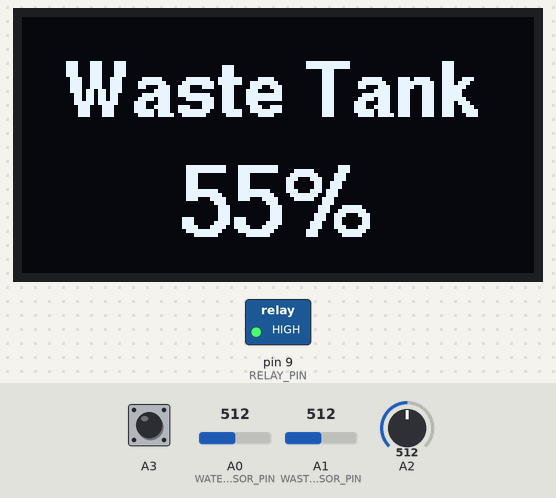
Simulated run of this sketch. Board: Arduino Nano, built with avr-gcc and run on an emulated ATmega328P. On the bench: 128×64 one-colour display, switched loads named in the sketch (green lamp = pin HIGH). Inputs (shaded band) come from the test bench; at power-on: A2 = 512, A0 (WATER_SENSOR_PIN) = 512, A1 (WASTE_SENSOR_PIN) = 512, A3 HIGH.

Above: at 1.7 s.
At 7.0 s:
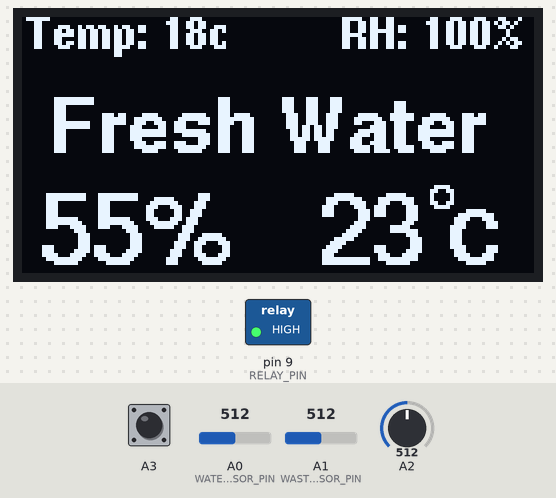
7.1 s: A2 set to 855
At 16.2 s:
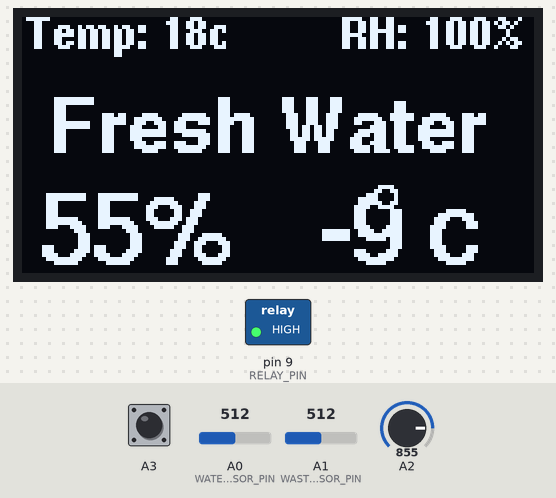
16.5 s: A2 set to 884
21.0 s: A0 (WATER_SENSOR_PIN) set to 318
At 31.0 s:
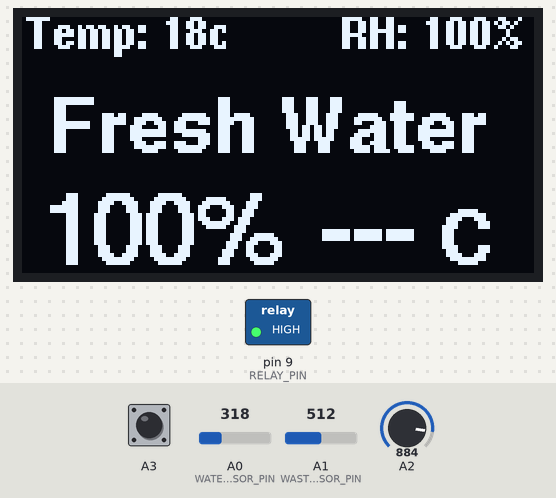
Timing chart, 0 to 32.5 s (numbered marks = the images above; inputs shaded):
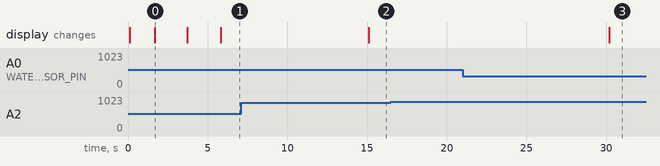

Measured:
- after the input at 7.1 s, the display: changes after 8.0 s (image 2)
- after the input at 16.5 s, every drawn part: stays the same
- after the input at 21.0 s, the display: changes after 9.2 s (image 3)
- what the display in image 0 shows lasts 2.0 s, from 1.7 s to 3.7 s

The sketch:

Watermeter.ino
```cpp
/*

********* Initial setup *********

When setting up connect a 100 Ohm resistor in place of the waste and water tank senders.
Adjust the 2 potentiometers until the readings for the tanks are 55% - you will then be close for when you connect up the senders, which you should test on the bench beforehand.
Connect water and waste float senders on the appropriate terminals. Polarity not important.
You will need a reset switch. In my case there was an existing button on the switch panel that I repurposed.

 ********* Parts list **************
 VR1 - 500 Ohm multi-turn pot (Water adjustment) Adjust so you get 100% when sender is at the top and make sure you get 0% at bottom.
 VR2 - 500 Ohm multi-turn pot (Waste adjustment) Adjust so you get 100% when sender is at the top and make sure you get 0% at bottom.
 LED1 & LED2 - Optional - LED's dont do anything at the moment but are programmable via D11 & D12. Eg: turn LED on when waste is getting above 70%
 R1 - 220 Ohm (Optional for LED)
 R2 - 220 Ohm (Optional for LED)
 R3 - 1K (For switching relay)
 R4 - 47K (Voltage divider)
 R5 - 10K (Voltage divider)
 R6, R9, R10 - 10K
 D1 - 1N4007
 D2 - 1N4007
 Q1 - BC337 (For switching relay)
 C1, C2 - 0.1uF, for smoothing the regulator. Exact value not too important
 C4,C5,C6 - 0.1uF, for debouncing rotary encoder. Exact value not too important
 Fuse - Resetable 1A fuse. ebay - PPTC radial lead polyswitch. 1A.
 Arduino - Use "Ardunio Every" this model has more memory than a Nano.
 DC-DC: 12v->9V regulator.  Arduino needs 7v minimum to correctly provide 5v on the 5v pin
 Display - 1.3" OLED eg: https://www.ebay.co.uk/itm/203653375472?var=504969017093 Any other brand of OLED is fine. 1.3" fits the panel cover. Uses the SH1106 driver.
 Display wiring: PCB: Pin1=VCC, Pin2=0v, Pin3=SCL, Pin4=n/c, Pin5=SDA. You need to make a suitable cable. Pin4 is not connected and is designed to be a 'key' so the connector can't be put on incorrectly.
 The cable is called a dupont cable. Order a 5way female to female and modify to suit.
 Voltage Meter 0-15 V DC Analog Panel VoltMeter - only needed for the case to mount the OLED: https://www.ebay.co.uk/itm/166528946897 buy this and pull out the innards.
 Relay - OMRON_G5V-2. 5v
 Thermistor - For hot water tank. Need to measure resistance at 3 different temeratures and enter into this calculator: https://www.thinksrs.com/downloads/programs/therm%20calc/ntccalibrator/ntccalculator.html
 Thermistor - Enter values from website into line 62-64.
 Thermistor - connect 2 leads on water temp terminal. Orientation not important.
 Header pins for Arduino, Display, Rotary encoder, etc: 2.54mm Breakaway Male Header for PCB. Cut to length required.
 For connecting the sensors and power: KF128 2.54mm Pitch Mini Terminal Block. 1x6P & 1x8P.
 2x 100 ohm resistors for initial setup.

 ********* End Parts list **************

*/

#include <Arduino.h>
#include <U8g2lib.h>
#include <Wire.h>
#include <avr/sleep.h>

/*
 Test your thermistor at different temeratures to obtain the resistance
 enter resistance into Steinhart-Hart Equation to obtain values

 Aliexpress black 2 pin thermister

 9c = 18.17k -0.9002845230e-3
 20c = 11.39k 5.437476163e-4
 59c = 3.36k -9.416539500e-7
*/

double c1 = -0.9002845230E-03;  //Steinhart-Hart Equation coefficients.
double c2 = 5.437476163E-04;
double c3 = -9.416539500E-07;

double tankTemperature = 0;
double logRt, Rt;
int Vo;            // Integer value of voltage reading
double R = 10000;  // Fixed resistance in the voltage divider R9


const int WATER_SENSOR_PIN = A0;
const int WASTE_SENSOR_PIN = A1;
int sensorTankValue0 = 0;
int sensorTankValue1 = 0;
const int SENSOR_THRESHOLD = 10; // When checking for missing float sensors
const int SENSOR_READING_MIN = 328;
const int SENSOR_READING_MAX = 1023;
const int SCREEN_UPDATE_INTERVAL = 10;
//const int SCREEN_OFF_DELAY = 60000;  // 60000 = 1 minute in milliseconds
int RELAY_PIN = 9;                     //Pin 9 to control relay.
char DEGREE_SYMBOL[] = { 0xB0, '\0' };
U8G2_SH1106_128X64_NONAME_F_HW_I2C u8g2(U8G2_R0, /* reset=*/U8X8_PIN_NONE);

int VoltagePin = A6;
float vout = 0.0;
float vin = 0.0;

float R4 = 47000.0; //
float R5 = 10000.0; //
int value = 0;

int waterTankValue = 0;
int wasteTankValue = 0;
int tankConfig = 0;
int runTime = 20; // 20 Minutes before screen shuts off
int tankUpdateInterval = 15; //15 seconds between tank percentage updates
int sumpUpdateInterval = 60; //60 seconds between shower sump checks
unsigned long previousTankUpdateTime = 0;
unsigned long previousSumpUpdateTime = 0;

unsigned long relayCloseTime = 0;
const unsigned long RELAY_SETTLE_DELAY = 1500;  // 1.5 second delay
unsigned long previousMillis = 0;
const unsigned long interval = 20;


void setup() {

  Serial.begin(9600);
  u8g2.begin();
  pinMode(VoltagePin, INPUT); //Voltage reading pin
  pinMode(A0, INPUT_PULLUP);
  pinMode(A1, INPUT_PULLUP);
  pinMode(RELAY_PIN, OUTPUT);
  readSupplyVoltage();
  digitalWrite(RELAY_PIN, HIGH);
  relayCloseTime = millis();

    while (millis() - relayCloseTime < RELAY_SETTLE_DELAY) {
        /*
        Need to pause since relay has just closed and sensor will not be read properly without the delay.
        Delay also allows voltage to be displayed for a short time before being overwritten
        */
    }
  checkWaterSensors();
  updateWaste();
  startupCheckShowerSump();
  updateHotWaterTemp();
  updateWater();  //Needed for the first run otherwise main screen is delayed by update period.
}

void loop() {
  // Check if it's time to check the tank
  if (millis() - previousTankUpdateTime >= tankUpdateInterval * 1000UL) {
    updateHotWaterTemp();
    updateWater();
    previousTankUpdateTime = millis();
  }

  // Check if it's time to check the shower sump
  if (millis() - previousSumpUpdateTime >= sumpUpdateInterval * 1000UL) {
    checkShowerSump();
    previousSumpUpdateTime = millis();
  }

  // Check if it's time to turn off the screen
  if (millis() > runTime * 60000UL) {
    sleep();
  }
}


double updateHotWaterTemp() {

  static bool firstReadDone = false;
    if (!firstReadDone) {
        Vo = 1024 - analogRead(A2); // First read to stabilize
        previousMillis = millis();
        firstReadDone = true;
    }

    if (millis() - previousMillis >= interval) {
        Vo = 1024 - analogRead(A2);
        firstReadDone = false;  // Reset for next call
    }

  //Serial.println(Vo);         // Read thermister voltage
  Rt = R * (1024 / (float)Vo - 1.0);  // Calculate thermister resistance
  logRt = log(Rt);
  tankTemperature = (1.0 / (c1 + c2 * logRt + c3 * logRt * logRt * logRt));  // Apply Steinhart-Hart equation.
  return tankTemperature;
}

// To check if the sensors are connected upon startup.
void checkWaterSensors(){
  sensorTankValue0 = analogRead(WATER_SENSOR_PIN);
  sensorTankValue1 = analogRead(WASTE_SENSOR_PIN);

  bool waterSensorNotConnected = (sensorTankValue0 < SENSOR_THRESHOLD);
  bool wasteSensorNotConnected = (sensorTankValue1 < SENSOR_THRESHOLD);

  if (waterSensorNotConnected) {
    displayMessage("Water Sensor");
  }

  if (wasteSensorNotConnected) {
    displayMessage("Waste Sensor");
  }

 if (waterSensorNotConnected || wasteSensorNotConnected) {
    delay(2000);  // Optional final delay before resuming normal operation
  }


}

void displayMessage(const char* sensorType) {
  u8g2.clearBuffer();
  u8g2.setFont(u8g2_font_helvB12_tf);
  u8g2.setCursor(10, 25);
  u8g2.print(sensorType);
  u8g2.setCursor(2, 55);
  u8g2.print("Not Connected");
  u8g2.sendBuffer();
  delay(3000); // fix blocking code
}


void checkShowerSump() {
  pinMode(A3, INPUT_PULLUP);
  if (!digitalRead(A3)) {
    u8g2.clearBuffer();
    u8g2.setFont(u8g2_font_helvB14_tf);
    u8g2.setCursor(2, 25);
    u8g2.print("Shower Sump");
    u8g2.setFont(u8g2_font_helvB18_tf);
    u8g2.setCursor(35, 55);
    u8g2.print("FULL");
    u8g2.sendBuffer();
    delay(5000);  //If sump is full display message for 5 seconds. Fix blocking code.
  }
}

void startupCheckShowerSump() {
  pinMode(A3, INPUT_PULLUP);
  if (!digitalRead(A3)) {
    u8g2.clearBuffer();
    u8g2.setFont(u8g2_font_helvB14_tf);
    u8g2.setCursor(2, 25);
    u8g2.print("Shower Sump");
    u8g2.setFont(u8g2_font_helvB18_tf);
    u8g2.setCursor(35, 55);
    u8g2.print("FULL");
    u8g2.sendBuffer();
    delay(5000);  //If sump is full display message for 5 seconds. Fix blocking code
  }
  else
  {
    u8g2.clearBuffer();
    u8g2.setFont(u8g2_font_helvB14_tf);
    u8g2.setCursor(2, 25);
    u8g2.print("Shower Sump");
    u8g2.setFont(u8g2_font_helvB18_tf);
    u8g2.setCursor(45, 55);
    u8g2.print("OK");
    u8g2.sendBuffer();
    delay(2000); // Fix blocking code
  }
}

void readSupplyVoltage(){

    static bool firstReadDone = false;

    if (!firstReadDone) {
        value = analogRead(VoltagePin);// First read to stabilize
        previousMillis = millis();
        firstReadDone = true;
    }

    if (millis() - previousMillis >= interval) {
        value = analogRead(VoltagePin);
        firstReadDone = false;  // Reset for next call
    }

    vout = (value * 4.9) / 1024.0;
    vin = vout / (R5/(R4+R5));
    u8g2.clearBuffer();
    u8g2.setFont(u8g2_font_helvB12_tf);
    u8g2.setCursor(5, 25);
    u8g2.print("Supply Voltage");
    u8g2.setFont(u8g2_font_helvB18_tf);
    u8g2.setCursor(34, 55);
    u8g2.print(vin,1);
    u8g2.print(" v");
    u8g2.sendBuffer();
}


void updateWaste() {
  static bool firstReadDone = false;
      if (!firstReadDone) {
        sensorTankValue1 = analogRead(WASTE_SENSOR_PIN);// First read to stabilise
        previousMillis = millis();
        firstReadDone = true;
    }

      if (millis() - previousMillis >= interval) {
        sensorTankValue1 = analogRead(WASTE_SENSOR_PIN);
        firstReadDone = false;  // Reset for next call
    }

  wasteTankValue = map(sensorTankValue1, SENSOR_READING_MAX, SENSOR_READING_MIN, 0, 100);
  u8g2.clearBuffer();
  u8g2.setFont(u8g2_font_helvB14_tf);
  u8g2.setCursor(10, 25);
  u8g2.print("Waste Tank");
  //Serial.println(wasteTankValue);
  if(wasteTankValue < 5)
  {
   displayTankValue(wasteTankValue, 50, 55); // Centralise single digit on the screen
  }
  else
  {
  displayTankValue(wasteTankValue, 40, 55);
  }
  u8g2.sendBuffer();
  delay(2000);  //Displays waste tank value for 2 seconds at power up - Fix blocking code
  if(wasteTankValue >75){
//Turn LED on - LED on main distribution board could be used as a warning light

  }
}


void updateWater() {

  static bool firstReadDone = false;
      if (!firstReadDone) {
        sensorTankValue0 = analogRead(WATER_SENSOR_PIN);// First read to stabilise
        previousMillis = millis();
        firstReadDone = true;
    }

      if (millis() - previousMillis >= interval) {
        sensorTankValue0 = analogRead(WATER_SENSOR_PIN);
        firstReadDone = false;  // Reset for next call
    }

  int temp(tankTemperature);
  waterTankValue = map(sensorTankValue0, SENSOR_READING_MAX, SENSOR_READING_MIN, 0, 100);
  u8g2.clearBuffer();
  u8g2.setCursor(1, 8);
  u8g2.setFont(u8g2_font_helvB08_tf);
  u8g2.print("Temp: 18c"); //Temporary placeholder for future cabin temp coding
  u8g2.setCursor(80, 8);
  u8g2.print("RH: 100%"); //Temporary placeholder for future cabin humidity coding
  u8g2.setFont(u8g2_font_helvB14_tf);
  u8g2.setCursor(7, 34);
  u8g2.print("Fresh Water");
  u8g2.setFont(u8g2_font_helvB24_tf);
  displayTankValue(waterTankValue, 5, 62);
  u8g2.setCursor(75, 62);
  temp = (tankTemperature - 273.15);

  if (temp < -10) {
    u8g2.print("---");  // If sensor is disconnected the display will show -273 which does not format well on a small screen.
                        //This prevents that by displaying --- instead. Dont expect to see -10 on the water tank anyway.
  } else {
    u8g2.print(temp);
    u8g2.setFont(u8g2_font_ncenB14_tf);

    if (temp < 10) {
      u8g2.drawUTF8(88, 56, DEGREE_SYMBOL);  // Aligns the degree symbol with a single digit shown
    } else {
      u8g2.drawUTF8(102, 56, DEGREE_SYMBOL);
    }
  }
  u8g2.setFont(u8g2_font_helvB14_tf);
  u8g2.print(" C");
  u8g2.sendBuffer();
}


void displayTankValue(int tankValue, int x, int y) {
  int percentage = 0;

  if (tankValue < 16) {
    percentage = 0;
  } else if (tankValue < 18) {
    percentage = 5;
  } else if (tankValue < 31) {
    percentage = 10;
  } else if (tankValue < 42) {
    percentage = 15;
  } else if (tankValue < 48) {
    percentage = 20;
  } else if (tankValue < 52) {
    percentage = 25;
  } else if (tankValue < 57) {
    percentage = 30;
  } else if (tankValue < 61) {
    percentage = 35;
  } else if (tankValue < 64) {
    percentage = 40;
  } else if (tankValue < 68) {
    percentage = 45;
  } else if (tankValue < 72) {
    percentage = 50;
  } else if (tankValue < 75) {
    percentage = 55;
  } else if (tankValue < 78) {
    percentage = 60;
  } else if (tankValue < 80) {
    percentage = 65;
  } else if (tankValue < 83) {
    percentage = 70;
  } else if (tankValue < 85) {
    percentage = 75;
  } else if (tankValue < 87) {
    percentage = 80;
  } else if (tankValue < 89) {
    percentage = 85;
  } else if (tankValue < 93) {
    percentage = 90;
  } else if (tankValue < 96) {
    percentage = 95;
  } else if (tankValue < 140) {
    percentage = 100;
  }

  u8g2.setFont(u8g2_font_helvB18_tr);
  u8g2.setCursor(x, y);
  u8g2.print(percentage);
  u8g2.print("%");
}

// Standby mode to save power
void sleep() {
  digitalWrite(RELAY_PIN, LOW);
  u8g2.setPowerSave(1);  // Turn off screen
  set_sleep_mode(SLEEP_MODE_PWR_DOWN);
  sleep_mode();  // Go to sleep
}
```
